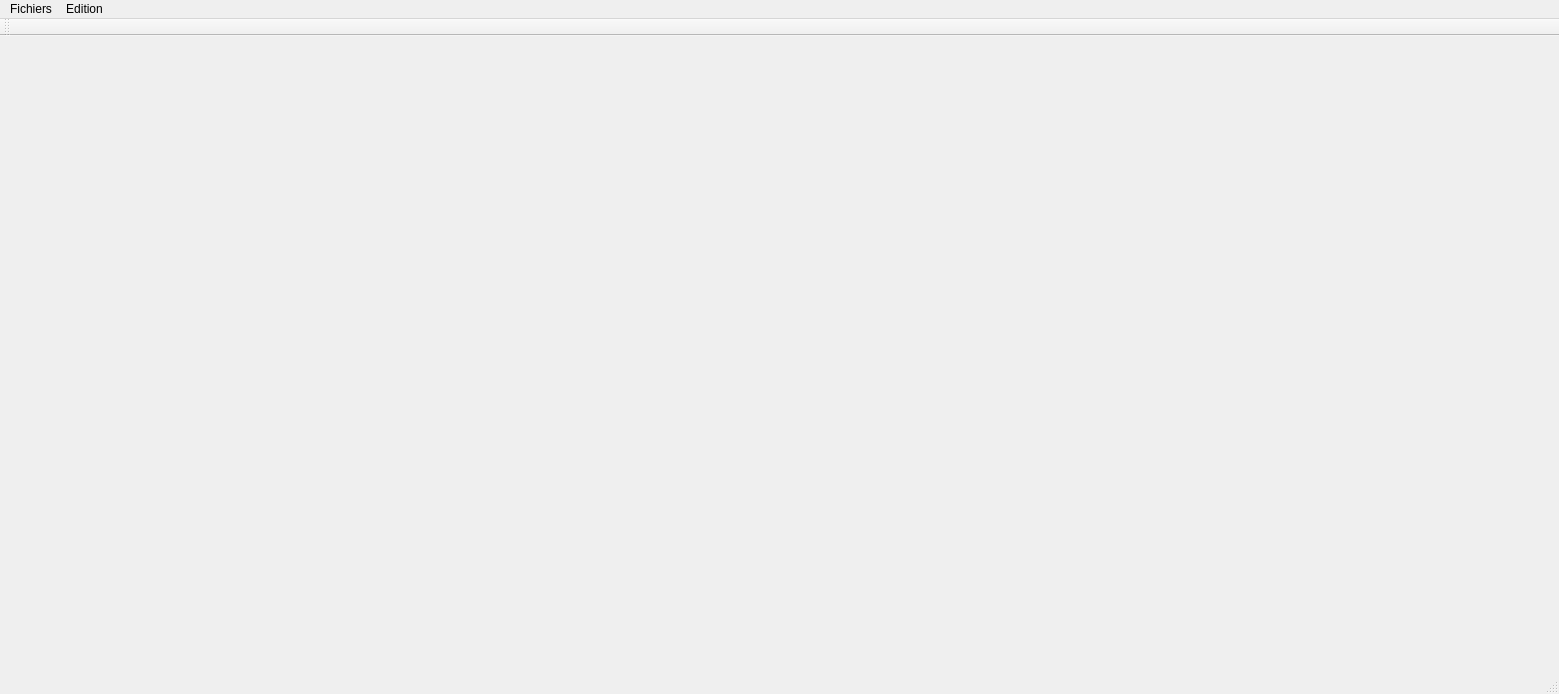
<?xml version="1.0" encoding="UTF-8"?>
<ui version="4.0">
 <class>MainWindow</class>
 <widget class="QMainWindow" name="MainWindow">
  <property name="geometry">
   <rect>
    <x>0</x>
    <y>0</y>
    <width>1559</width>
    <height>694</height>
   </rect>
  </property>
  <property name="windowTitle">
   <string>MainWindow</string>
  </property>
  <widget class="QWidget" name="centralWidget"/>
  <widget class="QMenuBar" name="menuBar">
   <property name="geometry">
    <rect>
     <x>0</x>
     <y>0</y>
     <width>1559</width>
     <height>26</height>
    </rect>
   </property>
   <widget class="QMenu" name="menuFichiers">
    <property name="title">
     <string>Fichiers</string>
    </property>
    <widget class="QMenu" name="menuOuvrir">
     <property name="title">
      <string>Ouvrir</string>
     </property>
     <addaction name="actionCatalogue_des_UVs"/>
     <addaction name="actionCatalogue_des_cursus"/>
    </widget>
    <widget class="QMenu" name="menuSolutions">
     <property name="title">
      <string>Solutions</string>
     </property>
     <addaction name="actionG_nerer_une_solution"/>
     <addaction name="actionConsulter_des_solutions"/>
    </widget>
    <addaction name="menuOuvrir"/>
    <addaction name="menuSolutions"/>
    <addaction name="separator"/>
    <addaction name="actionQuitter"/>
   </widget>
   <widget class="QMenu" name="menuEdition">
    <property name="title">
     <string>Edition</string>
    </property>
    <addaction name="actionUV"/>
    <addaction name="actionCursus"/>
   </widget>
   <addaction name="menuFichiers"/>
   <addaction name="menuEdition"/>
  </widget>
  <widget class="QToolBar" name="mainToolBar">
   <attribute name="toolBarArea">
    <enum>TopToolBarArea</enum>
   </attribute>
   <attribute name="toolBarBreak">
    <bool>false</bool>
   </attribute>
  </widget>
  <widget class="QStatusBar" name="statusBar"/>
  <action name="actionUV">
   <property name="text">
    <string>UV</string>
   </property>
  </action>
  <action name="actionCursus">
   <property name="text">
    <string>Cursus</string>
   </property>
  </action>
  <action name="actionCatalogue_des_UVs">
   <property name="text">
    <string>Catalogue des UVs</string>
   </property>
  </action>
  <action name="actionCatalogue_des_cursus">
   <property name="text">
    <string>Catalogue des cursus</string>
   </property>
  </action>
  <action name="actionG_nerer_une_solution">
   <property name="text">
    <string>Génerer une solution</string>
   </property>
  </action>
  <action name="actionConsulter_des_solutions">
   <property name="text">
    <string>Consulter des solutions</string>
   </property>
  </action>
  <action name="actionQuitter">
   <property name="text">
    <string>Quitter</string>
   </property>
  </action>
 </widget>
 <layoutdefault spacing="6" margin="11"/>
 <resources/>
 <connections/>
</ui>
